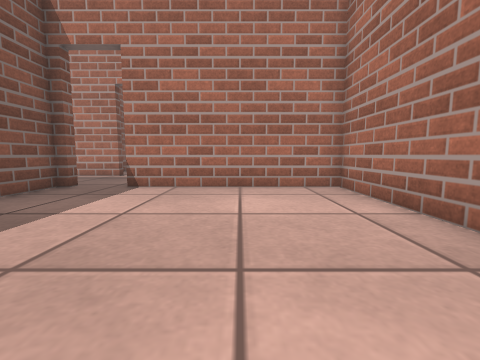
view 1 (above)

20 first-person views from a walk through a Gazebo world. The camera is 0.5 m above the floor, tilts 6° down and sees 90° across. The floor is counted in squares, 0.5 m on a side. Each view is taken from the middle of a square. On the plan, view 1 faces up. The plan holds only what a view shows up to about 10 squares ahead; the rest is blank.

view 2
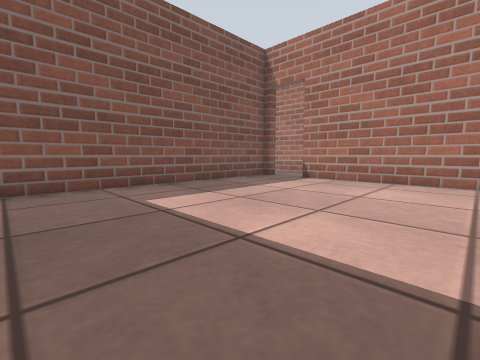

view 3
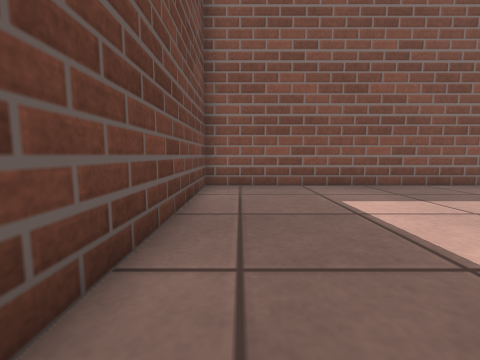

view 4
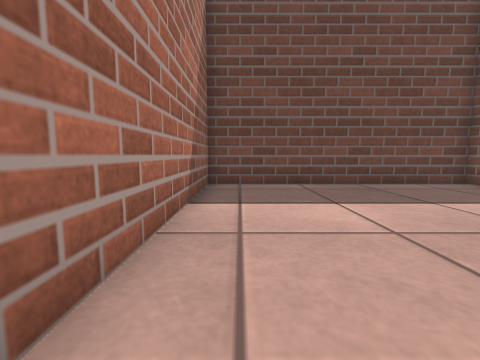

view 5
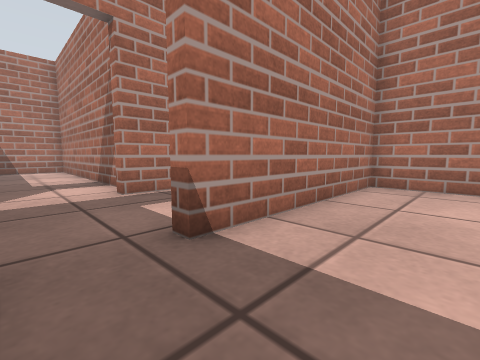

view 6
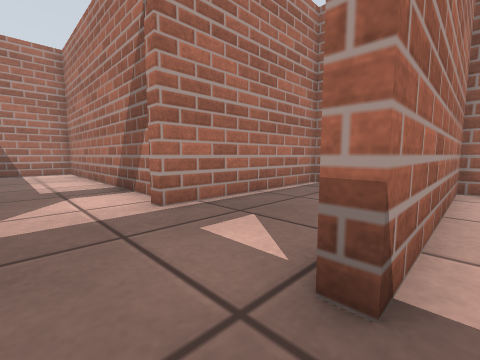

view 7
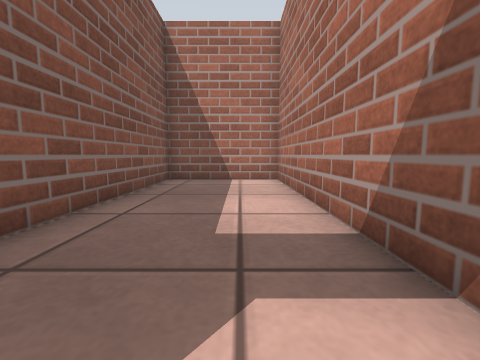

view 8
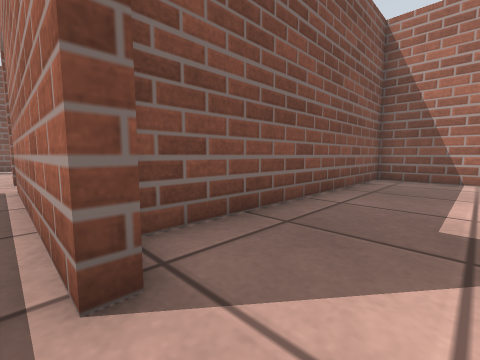

view 9
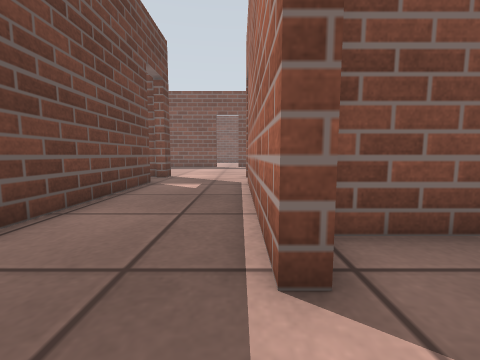

view 10
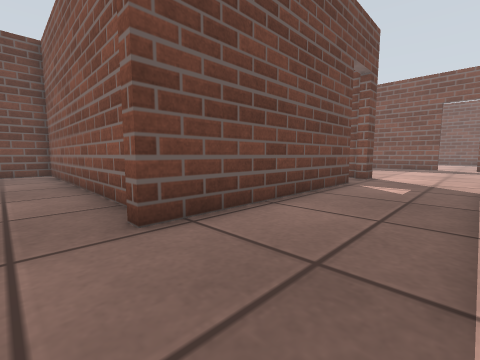

view 11
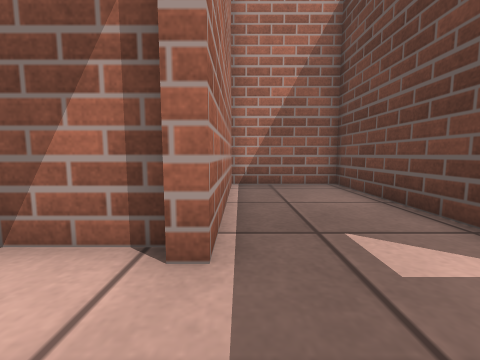

view 12
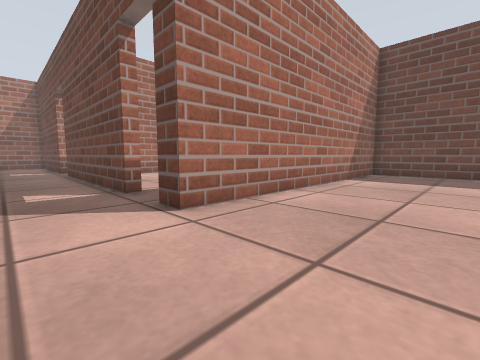

view 13
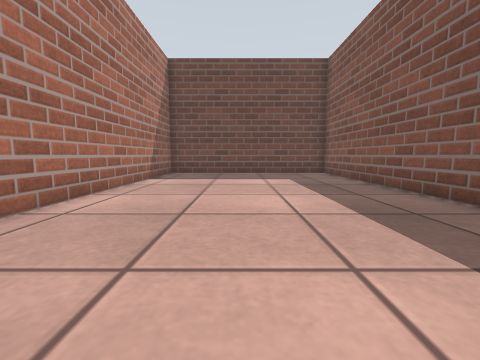

view 14
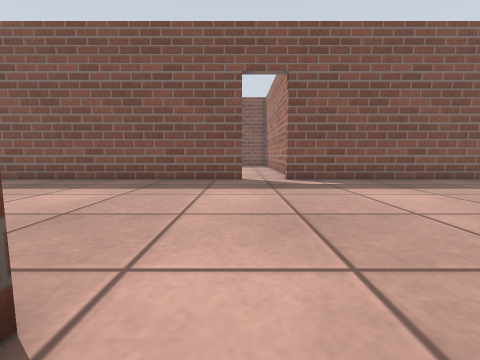

view 15
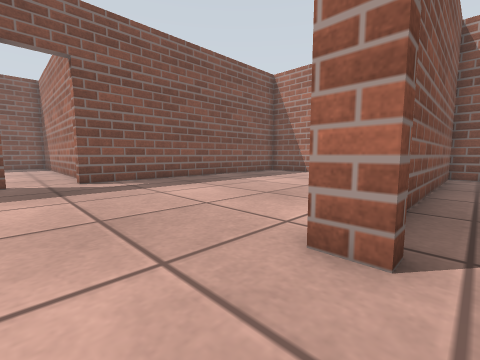

view 16
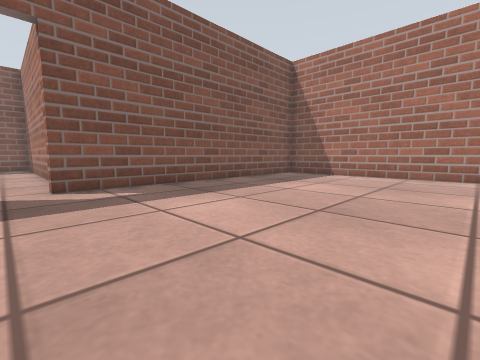

view 17
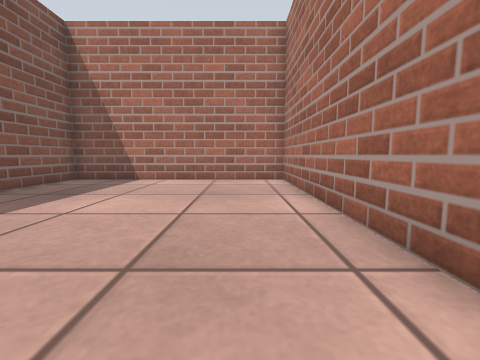

view 18
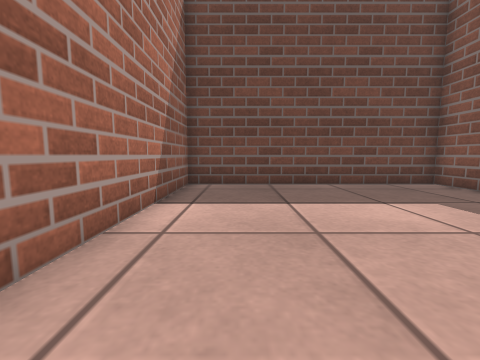

view 19
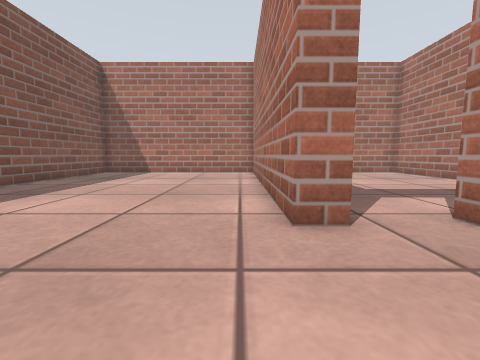

view 20
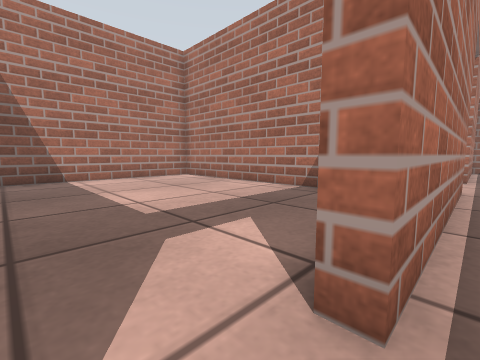

### Floor plan
Points are (right, up) in squares from view 1. A wall is a line through its corners. A room is listed if a view was taken in it or the views show most of it. See-through windows are left out.
Room 1 (views 1, 2, 3, 4, 5, 6)
walls: (-5.3, 7.8) (-5.3, 7.4) (-5.7, 7.4) (-5.7, -3.1) (3.1, -3.1) (3.1, 7.4) (-3.5, 7.4) (-3.5, 7.9)
ways out: opening at (-4.5, 7.5) to room 4
Room 2 (views 7, 8, 9, 10, 11)
walls: (-2.5, 11.8) (-2.5, 21.6) (-6.9, 21.6) (-6.9, 12.1); (-2.9, 11.3) (-2.9, 11.8)
low walls: (-5.7, 11.8) (-5.7, 11.3)
ways out: opening at (-4.5, 11.5) to room 4
Room 3 (views 12, 13, 16, 17, 18, 19)
walls: (-23.6, 9.1) (-23.6, -3.1) (-15.2, -3.1) (-15.2, 7.8); (-15.2, 11.3) (-15.2, 21.6) (-23.6, 21.6) (-23.6, 10.9) (-24, 10.9)
ways out: opening at (-15, 10) to room 4; opening at (-24, 10)
Room 4 (views 14, 15, 20)
walls: (-5.7, 11.3) (-12.7, 11.3); (-1.9, 7.8) (3.1, 7.8) (3.1, 11.3) (-2.9, 11.3); (-12.7, 7.8) (-5.3, 7.8); (-14.5, 11.8) (-14.5, 11.3) (-15.2, 11.3); (-15.2, 7.8) (-14.5, 7.8)
ways out: opening at (-4.5, 7.5) to room 1; opening at (-4.5, 11.5) to room 2; opening at (-15, 10) to room 3; opening at (-13.5, 12)

Where each view was taken, in squares from view 1:
view 1: 0 up, 0 right, facing up
view 2: 2 down, 2 right, facing up-left
view 3: 2 down, 2 right, facing left
view 4: 5 up, 2 right, facing down
view 5: 5 up, 5 left, facing up-right
view 6: 7 up, 5 left, facing up-right
view 7: 12 up, 4 left, facing up
view 8: 11 up, 4 left, facing up-left
view 9: 11 up, 4 left, facing left
view 10: 11 up, 4 left, facing down-left
view 11: 11 up, 5 left, facing right
view 12: 10 up, 19 left, facing down-right
view 13: 10 up, 19 left, facing down
view 14: 9 up, 14 left, facing left
view 15: 9 up, 14 left, facing up-left
view 16: 10 up, 16 left, facing up-left
view 17: 12 up, 17 left, facing up
view 18: 5 up, 17 left, facing down
view 19: 8 up, 16 left, facing up
view 20: 11 up, 14 left, facing up-right
